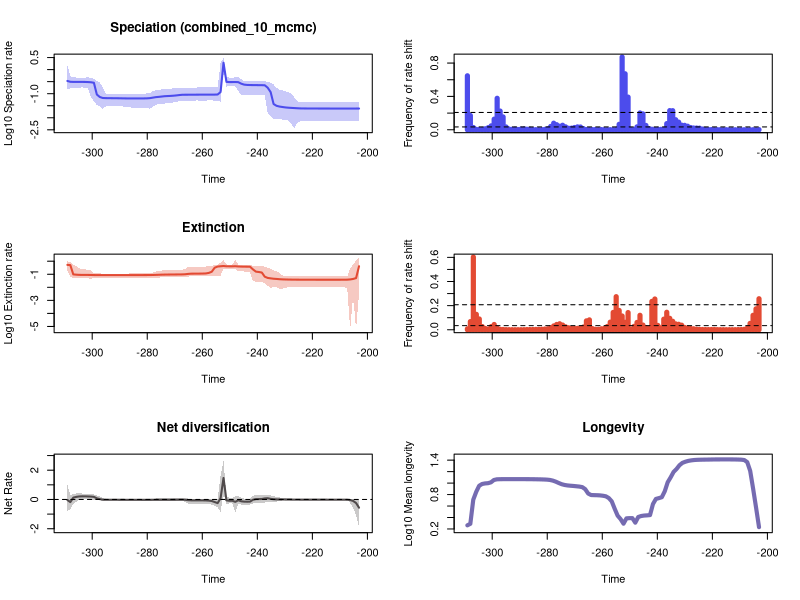

This chart was generated by the following R code:


pdf(file='C:/Users/SimoesLabAdmin/Documents/BDNN_Arielli/temnospondyli/pyrate_mcmc_logs/Log_RTT_plots.pdf',width=10, height=15)
par(mfrow=c(3,2))
library(scales)

time=c(-203.049067095, -204.11947328500003,-205.189879475,-206.26028566500003,-207.330691855,-208.40109804500003,-209.471504235,-210.54191042500003,-211.612316615,-212.68272280500003,-213.753128995,-214.82353518500003,-215.893941375,-216.96434756500003,-218.034753755,-219.10515994500003,-220.175566135,-221.24597232500003,-222.316378515,-223.38678470500003,-224.457190895,-225.52759708500002,-226.598003275,-227.66840946500002,-228.738815655,-229.80922184500002,-230.879628035,-231.95003422500002,-233.020440415,-234.09084660500002,-235.161252795,-236.23165898500002,-237.302065175,-238.37247136500002,-239.442877555,-240.51328374500002,-241.583689935,-242.65409612500002,-243.724502315,-244.79490850500002,-245.865314695,-246.93572088500002,-248.006127075,-249.07653326500002,-250.146939455,-251.21734564500002,-252.287751835,-253.35815802500002,-254.428564215,-255.49897040500002,-256.56937659500005,-257.639782785,-258.710188975,-259.780595165,-260.85100135500005,-261.921407545,-262.991813735,-264.062219925,-265.13262611500005,-266.203032305,-267.273438495,-268.343844685,-269.41425087500005,-270.484657065,-271.555063255,-272.625469445,-273.69587563500005,-274.766281825,-275.836688015,-276.907094205,-277.97750039500005,-279.047906585,-280.118312775,-281.188718965,-282.25912515500005,-283.329531345,-284.399937535,-285.470343725,-286.54074991500005,-287.611156105,-288.681562295,-289.751968485,-290.82237467500005,-291.892780865,-292.963187055,-294.033593245,-295.10399943500005,-296.174405625,-297.244811815,-298.315218005,-299.38562419500005,-300.456030385,-301.526436575,-302.596842765,-303.66724895500005,-304.737655145,-305.808061335,-306.878467525,-307.94887371500005,-309.019279905)
rate=c(0.02418712352950747, 0.02416526015265455,0.024158825108776434,0.024158825108776434,0.02415943995885243,0.0241599154402284,0.024159922373254684,0.024160971087713465,0.02416236273161705,0.024163714802773045,0.024165816998243696,0.024173497563970234,0.02418448748147939,0.024199443897796935,0.024211857151744964,0.02422827609694233,0.02424560645142779,0.024282100451159822,0.02432976154912806,0.024387237971664755,0.02452197733084148,0.024848273913091398,0.025303301399661554,0.025725043124976053,0.02619488091959979,0.02690725722673236,0.027983939263885593,0.029221776292478897,0.031386490611770956,0.03724827476612283,0.11624186748875011,0.17702605527303567,0.22349402542492935,0.22550980705800633,0.22600367293589596,0.22721065083005776,0.22762948651966938,0.22859155080988958,0.23094826407749686,0.23770956712983177,0.26072850989505825,0.3011449612107728,0.30510208105407954,0.30398817136319656,0.3039011579877309,0.30852988976270435,1.9264791944227753,0.11697652558664029,0.09246013352731378,0.09156141920772223,0.0914877028632062,0.09143063822501961,0.09142032997410687,0.0913484784923054,0.09120387812715022,0.09105978575314642,0.09085437827543252,0.09062845471960561,0.09056019635412922,0.09047010428520244,0.09020306051797039,0.08779802848773818,0.08476313732432102,0.08245766929734483,0.08091820187770012,0.07976662470257326,0.07858898417196458,0.07607171190433043,0.07372897060372212,0.07182979979080636,0.06848874574843372,0.06534943057909172,0.0640385897081617,0.06366670837916114,0.06354049504923479,0.06347583900377572,0.06344930300223862,0.06344930300223862,0.06349439596345435,0.06365743243227648,0.0638893207610183,0.06434530059821152,0.06460130228545075,0.06473222155492217,0.06498374370406705,0.0651566422906682,0.06543371631401235,0.06633425012641525,0.0729069480926264,0.0924337484396473,0.2842409308746611,0.2981120705283432,0.3037499181389608,0.3073290175291431,0.30847304047137625,0.3085448786818368,0.3086451889975679,0.30876811221883504,0.31189493371347055,0.33793115357445447)
minHPD=c(0.007531274290502142, 0.00753622990671462,0.007649910678998141,0.007567477482754343,0.007568870325054388,0.0075935331977245646,0.007599723887775216,0.007611786846115032,0.007531274290502142,0.007611786846115032,0.007610937465487986,0.007608722545017287,0.0075935331977245646,0.007568870325054388,0.00767755770345168,0.0076189430546379,0.007681191215750186,0.007676875502820546,0.0075631481154083855,0.0075653132366769685,0.00720922649374376,0.006129948152560766,0.003528637487108255,0.005909860015400134,0.00767755770345168,0.007933049017420866,0.008410720735350107,0.00877539142524024,0.00877539142524024,0.008884647015435133,0.011775100905627897,0.015534377258507934,0.08393562410128472,0.08676927190467426,0.08644869312330057,0.08737086855272184,0.08746471071220037,0.08737086855272184,0.08737086855272184,0.08662979920683504,0.09034472932102998,0.1308498410832844,0.20431470543398103,0.20592729753752023,0.20652639546388651,0.1959408564281656,1.0330355184337525,0.045767771168885765,0.050999987743032334,0.05168786169570942,0.05242496715759512,0.05259312456971181,0.05168786169570942,0.051818726264590866,0.05177390067750504,0.05242496715759512,0.051818726264590866,0.05173273493858286,0.05177390067750504,0.05153388033731122,0.05073098643268271,0.0487631720204029,0.04574130679718441,0.04314049643763425,0.04236802517001539,0.04040501526828131,0.03917574169163644,0.03774945929963532,0.0361198889861233,0.03486582005145578,0.028843370990684177,0.024081358420064848,0.024796662644830134,0.025448179697492593,0.02545710383444905,0.02568785653378891,0.02576060163002052,0.026061255316347086,0.027431269756419668,0.027876365593263272,0.029013078658278887,0.03034498080028249,0.031011852646028373,0.030931816626894013,0.031008948438542846,0.030431973216047195,0.02955243941549357,0.022952209044503652,0.030118343362656244,0.03334455065073734,0.04778432224494453,0.07170186587659277,0.1728194656400393,0.1784055917637081,0.18154360207118475,0.17964085602248894,0.17964085602248894,0.17880128655168084,0.16369982109381306,0.16358686547452764)
maxHPD=c(0.04354837535958902, 0.043320489844819496,0.043320489844819496,0.04319850121638267,0.04317903435004532,0.043185160392153386,0.04318132684299908,0.04317903435004532,0.043093514308327203,0.04317903435004532,0.04317903435004532,0.04318132684299908,0.043185160392153386,0.043176240195019644,0.043320489844819496,0.043324995614562906,0.043502893655917446,0.04372179388053163,0.04384514665740728,0.044290896115968,0.04522201552124802,0.04804725824948675,0.07139157257950533,0.09997895953388165,0.11326684484686322,0.12557741394578045,0.1380843130108084,0.14899127776667825,0.17285064214162696,0.24014667443022514,0.2854289250008776,0.3111408687567717,0.3350939741534418,0.330907498737883,0.3292700386070069,0.32861342892822465,0.32861342892822465,0.32892951247820934,0.33112158344904025,0.3415809833162391,0.3972025568018397,0.5044439570982041,0.47599468648264565,0.46511693670603915,0.4652532401866321,0.49966503770517506,3.0241912878913793,1.9002306863483356,0.19295965650523578,0.18270004696486522,0.18274129881169812,0.18251591147339274,0.18144577477629897,0.18126511227531591,0.18067398071667637,0.1808391730265163,0.1796691495305325,0.1790488696206697,0.1790488696206697,0.1791109432148444,0.1790488696206697,0.1763112855366342,0.17112945846795968,0.16553823915919094,0.16321437229038063,0.16026675880293625,0.1578170320570442,0.151084442538062,0.14301220736762094,0.137230120541602,0.12531809883997214,0.10824890720148485,0.10228341678541099,0.10109809586593688,0.10028661538705617,0.10029705305552772,0.10025649123403811,0.10028661538705617,0.10046818039263875,0.09881113018167997,0.09809728255555432,0.09727302933061259,0.09723730325736085,0.09726517453128557,0.09763382509496103,0.09809179624975817,0.10022956997160196,0.17862097983964617,0.30074296601444567,0.3432609950509072,0.42131962680414115,0.4366755666484208,0.4885427280102973,0.46479462829643625,0.4659208194420687,0.4657478429299226,0.46943139082128194,0.47378300739504847,0.5264527671892592,1.528683726773804)
remove_na = !is.na(rate)
time = time[remove_na]
plot(time,time,type = 'n', ylim = c(-2.498150446945776, 0.5220019431012375), xlim = c(-309.554483,-202.513864), ylab = 'Log10 Speciation rate', xlab = 'Time',main='Speciation (combined_10_mcmc)' )
polygon(c(time, rev(time)), c(log10(maxHPD[remove_na]), rev(log10(minHPD[remove_na]))), col = alpha('#4c4cec',0.3), border = NA)
lines(time,log10(rate[remove_na]), col = '#4c4cec', lwd=2)
mids=c(-203.0544731868687, -204.13569156060606,-205.21690993434345,-206.2981283080808,-207.3793466818182,-208.46056505555555,-209.54178342929293,-210.62300180303032,-211.70422017676768,-212.78543855050506,-213.86665692424242,-214.9478752979798,-216.02909367171716,-217.11031204545455,-218.19153041919193,-219.2727487929293,-220.35396716666668,-221.43518554040404,-222.51640391414142,-223.5976222878788,-224.67884066161616,-225.76005903535355,-226.8412774090909,-227.9224957828283,-229.00371415656568,-230.08493253030304,-231.16615090404042,-232.24736927777778,-233.32858765151516,-234.40980602525252,-235.4910243989899,-236.57224277272726,-237.65346114646465,-238.73467952020204,-239.8158978939394,-240.89711626767678,-241.97833464141414,-243.05955301515152,-244.1407713888889,-245.22198976262627,-246.30320813636365,-247.384426510101,-248.4656448838384,-249.54686325757578,-250.62808163131314,-251.7093000050505,-252.79051837878788,-253.87173675252527,-254.95295512626262,-256.03417350000007,-257.1153918737374,-258.1966102474747,-259.27782862121217,-260.3590469949495,-261.4402653686868,-262.52148374242427,-263.6027021161616,-264.68392048989904,-265.76513886363637,-266.8463572373737,-267.92757561111114,-269.00879398484847,-270.0900123585859,-271.17123073232324,-272.25244910606057,-273.333667479798,-274.41488585353534,-275.4961042272728,-276.5773226010101,-277.65854097474744,-278.7397593484849,-279.8209777222222,-280.90219609595965,-281.983414469697,-283.0646328434343,-284.14585121717175,-285.2270695909091,-286.3082879646465,-287.38950633838385,-288.4707247121212,-289.5519430858586,-290.63316145959595,-291.7143798333334,-292.7955982070707,-293.87681658080805,-294.9580349545455,-296.0392533282828,-297.12047170202027,-298.2016900757576,-299.2829084494949,-300.36412682323237,-301.4453451969697,-302.52656357070714,-303.60778194444447,-304.6890003181818,-305.77021869191924,-306.85143706565657,-307.9326554393939,-309.01387381313134)
counts=c(0.001550561797752809, 0.0009662921348314607,0.0005393258426966292,0.00044943820224719103,0.00047191011235955056,0.0002584269662921348,0.00023595505617977528,0.0002696629213483146,0.00021348314606741572,0.00041573033707865167,0.0004606741573033708,0.0006179775280898876,0.0009887640449438202,0.0010112359550561798,0.0011685393258426967,0.0014157303370786517,0.002303370786516854,0.00250561797752809,0.0035393258426966293,0.008224719101123596,0.019112359550561796,0.020617977528089887,0.021280898876404494,0.027157303370786517,0.042853932584269665,0.05302247191011236,0.05543820224719101,0.09149438202247191,0.12021348314606742,0.22886516853932584,0.2297191011235955,0.07376404494382023,0.004887640449438202,0.005044943820224719,0.004887640449438202,0.003056179775280899,0.0063370786516853935,0.014662921348314607,0.05203370786516854,0.18965168539325844,0.20152808988764045,0.034764044943820224,0.004022471910112359,0.003764044943820225,0.39164044943820225,0.6713932584269663,0.8722359550561798,0.06555056179775282,0.00451685393258427,0.0016067415730337078,0.0014831460674157304,0.001101123595505618,0.0017303370786516854,0.0024719101123595504,0.002044943820224719,0.002966292134831461,0.0022247191011235956,0.002112359550561798,0.002764044943820225,0.01357303370786517,0.033134831460674155,0.03451685393258427,0.027089887640449437,0.01955056179775281,0.018348314606741575,0.03506741573033708,0.0540561797752809,0.042853932584269665,0.0608314606741573,0.07877528089887641,0.03995505617977528,0.011191011235955057,0.00447191011235955,0.0020674157303370785,0.0011573033707865169,0.0011123595505617978,0.0026292134831460675,0.005786516853932585,0.006561797752808989,0.010606741573033708,0.008719101123595505,0.0032808988764044945,0.00698876404494382,0.005123595505617978,0.00903370786516854,0.033651685393258426,0.15407865168539325,0.22432584269662922,0.37747191011235953,0.1272247191011236,0.04706741573033708,0.025348314606741574,0.01196629213483146,0.004685393258426966,0.003797752808988764,0.004808988764044944,0.027112359550561797,0.17084269662921348,0.6472584269662921)
plot(mids,counts,type = 'h', xlim = c(-309.554483,-202.513864), ylim=c(0,0.8722359550561798), ylab = 'Frequency of rate shift', xlab = 'Time',lwd=5,col='#4c4cec')
bf2 = 0.034236664179175785
bf6 = 0.20757227865309927
abline(h=bf2, lty=2)
abline(h=bf6, lty=2)

time=c(-203.049067095, -204.11947328500003,-205.189879475,-206.26028566500003,-207.330691855,-208.40109804500003,-209.471504235,-210.54191042500003,-211.612316615,-212.68272280500003,-213.753128995,-214.82353518500003,-215.893941375,-216.96434756500003,-218.034753755,-219.10515994500003,-220.175566135,-221.24597232500003,-222.316378515,-223.38678470500003,-224.457190895,-225.52759708500002,-226.598003275,-227.66840946500002,-228.738815655,-229.80922184500002,-230.879628035,-231.95003422500002,-233.020440415,-234.09084660500002,-235.161252795,-236.23165898500002,-237.302065175,-238.37247136500002,-239.442877555,-240.51328374500002,-241.583689935,-242.65409612500002,-243.724502315,-244.79490850500002,-245.865314695,-246.93572088500002,-248.006127075,-249.07653326500002,-250.146939455,-251.21734564500002,-252.287751835,-253.35815802500002,-254.428564215,-255.49897040500002,-256.56937659500005,-257.639782785,-258.710188975,-259.780595165,-260.85100135500005,-261.921407545,-262.991813735,-264.062219925,-265.13262611500005,-266.203032305,-267.273438495,-268.343844685,-269.41425087500005,-270.484657065,-271.555063255,-272.625469445,-273.69587563500005,-274.766281825,-275.836688015,-276.907094205,-277.97750039500005,-279.047906585,-280.118312775,-281.188718965,-282.25912515500005,-283.329531345,-284.399937535,-285.470343725,-286.54074991500005,-287.611156105,-288.681562295,-289.751968485,-290.82237467500005,-291.892780865,-292.963187055,-294.033593245,-295.10399943500005,-296.174405625,-297.244811815,-298.315218005,-299.38562419500005,-300.456030385,-301.526436575,-302.596842765,-303.66724895500005,-304.737655145,-305.808061335,-306.878467525,-307.94887371500005,-309.019279905)
rate=c(0.4130314146352023, 0.051015764410797734,0.04378287096112472,0.04019509796288638,0.03856850978911769,0.038228648971374964,0.03816546537937909,0.03813903971273122,0.03811903114312526,0.03810586767506108,0.038101866416856936,0.038102478839768424,0.03810586767506108,0.03811607779270446,0.038137777187102886,0.03816021100819254,0.03820883340235487,0.0382918764228614,0.03832626500814389,0.03837303074592044,0.038446111331607594,0.0385599965428783,0.038700114371874046,0.03896644237902143,0.039346982455753514,0.03989204341652407,0.04055205171920674,0.04188986054025788,0.04385110463965587,0.045450184412539354,0.048633994953126966,0.05242818645758376,0.06515276815680826,0.1359066104178435,0.14871479741747773,0.1591566382961101,0.23580843851089847,0.3797432382228385,0.3818809591785406,0.38376830776282234,0.38789770830072035,0.39641423701250345,0.41309135071665554,0.4057304528062148,0.4058017954116231,0.40721565335982646,0.42934076372266594,0.41028248777683274,0.3911921332016697,0.31748101607987245,0.15547256933909454,0.12691952102221551,0.11555013378455205,0.11350646690834712,0.11234685351093987,0.11174835538905911,0.11142331757375938,0.11085987103344361,0.10674423359057167,0.10003080669013095,0.09769863461815678,0.09702328933706246,0.09651765905920567,0.09603542672692414,0.09561816859483319,0.09512501747608797,0.09439239595577381,0.09328131730658662,0.09155646384974052,0.08974525696803241,0.08833611486671605,0.08740840671122742,0.08695406912587861,0.08670315021601521,0.08652797225547787,0.08642262039396771,0.08631331164383954,0.08623560840112904,0.0861677473414658,0.086105686061384,0.08606722870819386,0.08605208761954321,0.08603949776404524,0.08603507121327131,0.08603904646216362,0.08604422861936314,0.08605306768046941,0.08607732886190611,0.0861542834947572,0.08628548405642131,0.08685410752554637,0.08845786460721076,0.08906585079891344,0.08918283200248335,0.0894624726910338,0.09018067551901887,0.09293299500269137,0.09808778156469619,0.5031761103134161,0.5243255149854191)
minHPD=c(0.0029981636438845554, 6.184892426516235e-06,0.002159094752672523,6.184892426516235e-06,0.009111524127604579,0.009957630854288033,0.01092943508589366,0.01092943508589366,0.011051197658184074,0.01092943508589366,0.011035599449806949,0.011051975477775177,0.011080643914757281,0.0110853981644967,0.011087255333831845,0.011035599449806949,0.011076432014019682,0.011072543840926003,0.011059814728801154,0.011044993184485036,0.0110853981644967,0.011051197658184074,0.011097822329980633,0.010485892818468377,0.010314177905774375,0.009235326143916148,0.007706695371059864,0.007663556725564933,0.009758267320137086,0.010077983957248144,0.009128383430344694,0.012891124999270472,0.020922071778256262,0.02519612263995899,0.0265425319205037,0.027467799450976802,0.02857539625086351,0.1483266001990327,0.15531933290345132,0.16362311435711024,0.1673723676173281,0.1731903047630816,0.24919959154229493,0.27614393132088605,0.27614393132088605,0.2750336374527667,0.2666113609253544,0.07910577001631075,0.0775995950065893,0.07345585010230855,0.07211776066664508,0.07026576441563144,0.07034240295089232,0.07016435500638774,0.0700995479515686,0.07034011583684947,0.07026576441563144,0.06934812701216438,0.06618264976037125,0.05945036237733298,0.062355144246523914,0.062417117012657355,0.062403729372750474,0.06180161659550168,0.06231841502954851,0.061137418768980635,0.06118931711304754,0.0581196575011675,0.05545603711224187,0.05109764103880086,0.04899835429595621,0.050990969480381176,0.05297994343468534,0.05320306462965874,0.05448248477132658,0.05481951137916173,0.0555282851320574,0.05545603711224187,0.05551188367122914,0.05551188367122914,0.0555336965783079,0.05551188367122914,0.05551278959853054,0.05552461308849902,0.05560174078693684,0.05559457677712725,0.05559457677712725,0.05552461308849902,0.05552461308849902,0.05549046413368662,0.05259069563211943,0.046001965119303365,0.04849670895210948,0.04986913508978784,0.049662866374372304,0.049812192225909734,0.0506115300909486,0.05057835393149616,0.06531674710016036,0.17194322542077828)
maxHPD=c(1.9043110300383437, 1.0876755309113346,0.5826726748571851,0.27031371897838585,0.07108875687456286,0.0682680692604187,0.0685582354323586,0.06825311490669245,0.06817496998954305,0.06790844555367334,0.06793345967269344,0.06791234684669646,0.06791234684669646,0.06791234684669646,0.06790420442972758,0.0678140543962487,0.06779477554565912,0.06779477554565912,0.06783406082935609,0.06791171133704568,0.06812334336431226,0.06843319128195008,0.06905443465935632,0.06964130721000375,0.07136182489783158,0.07439233262673711,0.08196865229720325,0.12688206607774266,0.16910167057151881,0.19598190382504946,0.26452138191827373,0.3198829258071758,0.3838455200117149,0.41120245825683344,0.41476915100885714,0.41895112515102617,0.4447069659099905,0.5052473033515864,0.5048469938915596,0.5109781208448838,0.5150819005174138,0.5380653077956598,1.3218494329931583,0.5496570435173754,0.5493586821607914,0.5628547215234935,1.1478053352966848,0.745783345070285,0.5621157576157871,0.49338058471802143,0.4373298267289903,0.4080014331477894,0.39222473320144013,0.3868045721857568,0.3831650348550487,0.38231984080995784,0.3817543641234693,0.3801976353425681,0.3658888887311163,0.2655957366373177,0.21998895194183615,0.2140286703009947,0.2113150389092639,0.20860649692859481,0.2079119981734033,0.20508688408099685,0.2026867115459717,0.19400032951296842,0.18127782932004985,0.1589912096605309,0.13424560326372798,0.11943330637359244,0.11701811588520236,0.11545775160845642,0.11537305304087614,0.11507369072978178,0.11518028115706784,0.11475533817010773,0.11455869083150248,0.11436357877886624,0.1143506469396821,0.11430002426184427,0.11428658888247434,0.11428590745301193,0.1143506469396821,0.11436357877886624,0.11436191800620027,0.11436357877886624,0.11468217559167274,0.115215708161325,0.11620177381159257,0.19713728184016713,0.22766673826753814,0.2351495025774724,0.2494422643900455,0.287951353554717,0.4354021496385959,0.5556867456352106,0.8996063365860086,0.9568602996300126)
remove_na = !is.na(rate)
time = time[remove_na]
plot(time,time,type = 'n', ylim = c(-5.2544253401891785, 0.3211305680709665), xlim = c(-309.554483,-202.513864), ylab = 'Log10 Extinction rate', xlab = 'Time',main='Extinction' )
polygon(c(time, rev(time)), c(log10(maxHPD[remove_na]), rev(log10(minHPD[remove_na]))), col = alpha('#e34a33',0.3), border = NA)
lines(time,log10(rate[remove_na]), col = '#e34a33', lwd=2)
mids=c(-203.0544731868687, -204.13569156060606,-205.21690993434345,-206.2981283080808,-207.3793466818182,-208.46056505555555,-209.54178342929293,-210.62300180303032,-211.70422017676768,-212.78543855050506,-213.86665692424242,-214.9478752979798,-216.02909367171716,-217.11031204545455,-218.19153041919193,-219.2727487929293,-220.35396716666668,-221.43518554040404,-222.51640391414142,-223.5976222878788,-224.67884066161616,-225.76005903535355,-226.8412774090909,-227.9224957828283,-229.00371415656568,-230.08493253030304,-231.16615090404042,-232.24736927777778,-233.32858765151516,-234.40980602525252,-235.4910243989899,-236.57224277272726,-237.65346114646465,-238.73467952020204,-239.8158978939394,-240.89711626767678,-241.97833464141414,-243.05955301515152,-244.1407713888889,-245.22198976262627,-246.30320813636365,-247.384426510101,-248.4656448838384,-249.54686325757578,-250.62808163131314,-251.7093000050505,-252.79051837878788,-253.87173675252527,-254.95295512626262,-256.03417350000007,-257.1153918737374,-258.1966102474747,-259.27782862121217,-260.3590469949495,-261.4402653686868,-262.52148374242427,-263.6027021161616,-264.68392048989904,-265.76513886363637,-266.8463572373737,-267.92757561111114,-269.00879398484847,-270.0900123585859,-271.17123073232324,-272.25244910606057,-273.333667479798,-274.41488585353534,-275.4961042272728,-276.5773226010101,-277.65854097474744,-278.7397593484849,-279.8209777222222,-280.90219609595965,-281.983414469697,-283.0646328434343,-284.14585121717175,-285.2270695909091,-286.3082879646465,-287.38950633838385,-288.4707247121212,-289.5519430858586,-290.63316145959595,-291.7143798333334,-292.7955982070707,-293.87681658080805,-294.9580349545455,-296.0392533282828,-297.12047170202027,-298.2016900757576,-299.2829084494949,-300.36412682323237,-301.4453451969697,-302.52656357070714,-303.60778194444447,-304.6890003181818,-305.77021869191924,-306.85143706565657,-307.9326554393939,-309.01387381313134)
counts=c(0.2570674157303371, 0.17348314606741572,0.1197752808988764,0.052764044943820226,0.01301123595505618,0.00350561797752809,0.0017865168539325843,0.00149438202247191,0.0009213483146067416,0.0007415730337078652,0.0006067415730337079,0.0006629213483146068,0.0006853932584269663,0.0008539325842696629,0.0011348314606741572,0.0022696629213483145,0.0021573033707865167,0.0014382022471910113,0.0017865168539325843,0.002258426966292135,0.003112359550561798,0.004797752808988764,0.00798876404494382,0.010674157303370787,0.014224719101123596,0.019224719101123597,0.03807865168539326,0.045539325842696626,0.048741573033707866,0.07024719101123596,0.0948876404494382,0.145,0.08789887640449438,0.016213483146067416,0.0361123595505618,0.25502247191011235,0.23504494382022473,0.012258426966292134,0.017370786516853934,0.0389438202247191,0.11991011235955056,0.06079775280898876,0.028247191011235954,0.0039101123595505615,0.14259550561797754,0.06219101123595506,0.11421348314606741,0.1603370786516854,0.2742022471910112,0.14391011235955056,0.06312359550561798,0.027112359550561797,0.011067415730337078,0.008134831460674157,0.00401123595505618,0.004426966292134831,0.009741573033707865,0.08197752808988765,0.0738314606741573,0.023157303370786517,0.012752808988764045,0.011808988764044943,0.011168539325842696,0.011325842696629214,0.01656179775280899,0.024415730337078653,0.039269662921348314,0.04978651685393259,0.04396629213483146,0.031696629213483145,0.016853932584269662,0.008056179775280899,0.006146067415730337,0.004179775280898876,0.0034719101123595504,0.003089887640449438,0.0023932584269662923,0.0018651685393258426,0.001898876404494382,0.0009101123595505618,0.0006853932584269663,0.000550561797752809,0.00047191011235955056,0.0007078651685393258,0.0007303370786516854,0.0010112359550561798,0.002460674157303371,0.004022471910112359,0.014303370786516854,0.043808988764044945,0.026213483146067414,0.0057752808988764046,0.010943820224719101,0.026674157303370787,0.08947191011235955,0.12779775280898875,0.6028426966292135,0.06769662921348314,0.007707865168539326)
plot(mids,counts,type = 'h', xlim = c(-309.554483,-202.513864), ylim=c(0,0.6028426966292135), ylab = 'Frequency of rate shift', xlab = 'Time',lwd=5,col='#e34a33')
abline(h=bf2, lty=2)
abline(h=bf6, lty=2)
#Net Diversification Rate
time=c(-203.049067095, -204.11947328500003,-205.189879475,-206.26028566500003,-207.330691855,-208.40109804500003,-209.471504235,-210.54191042500003,-211.612316615,-212.68272280500003,-213.753128995,-214.82353518500003,-215.893941375,-216.96434756500003,-218.034753755,-219.10515994500003,-220.175566135,-221.24597232500003,-222.316378515,-223.38678470500003,-224.457190895,-225.52759708500002,-226.598003275,-227.66840946500002,-228.738815655,-229.80922184500002,-230.879628035,-231.95003422500002,-233.020440415,-234.09084660500002,-235.161252795,-236.23165898500002,-237.302065175,-238.37247136500002,-239.442877555,-240.51328374500002,-241.583689935,-242.65409612500002,-243.724502315,-244.79490850500002,-245.865314695,-246.93572088500002,-248.006127075,-249.07653326500002,-250.146939455,-251.21734564500002,-252.287751835,-253.35815802500002,-254.428564215,-255.49897040500002,-256.56937659500005,-257.639782785,-258.710188975,-259.780595165,-260.85100135500005,-261.921407545,-262.991813735,-264.062219925,-265.13262611500005,-266.203032305,-267.273438495,-268.343844685,-269.41425087500005,-270.484657065,-271.555063255,-272.625469445,-273.69587563500005,-274.766281825,-275.836688015,-276.907094205,-277.97750039500005,-279.047906585,-280.118312775,-281.188718965,-282.25912515500005,-283.329531345,-284.399937535,-285.470343725,-286.54074991500005,-287.611156105,-288.681562295,-289.751968485,-290.82237467500005,-291.892780865,-292.963187055,-294.033593245,-295.10399943500005,-296.174405625,-297.244811815,-298.315218005,-299.38562419500005,-300.456030385,-301.526436575,-302.596842765,-303.66724895500005,-304.737655145,-305.808061335,-306.878467525,-307.94887371500005,-309.019279905)
net_rate=c(-0.5609629032404865, -0.24318576335205772,-0.10073729537755335,-0.03634136418336248,-0.018176487894685026,-0.014705777141677652,-0.014117730101008986,-0.013920814158152914,-0.01380720395513796,-0.013734882365648505,-0.013692826678096069,-0.013673230988352138,-0.013659718769089241,-0.013643215727450054,-0.013631372568526959,-0.013612979802691954,-0.013616491443576522,-0.013600760852366604,-0.013483119170800487,-0.013319917189362927,-0.012850419648943382,-0.011524296331125802,-0.009685043126247695,-0.00820286287058657,-0.006635370234931697,-0.004005551996254554,-0.00020393532092685088,0.0018680673181838692,0.005031542538947415,0.018199373232478153,0.04161843207107558,0.08410718769078923,0.07136869274389508,0.03526362678317655,0.029133938454069634,0.02417978849850956,-0.018361173612375353,-0.14749396343595775,-0.14964998821786488,-0.146510977070638,-0.12320946806169751,-0.05356198705234775,-0.16232384921943116,-0.08885992154387069,-0.0890398999273968,-0.06180058347509843,1.468413641277199,0.08219732627193223,-0.24834794201788368,-0.1748147473801095,-0.10328105223279396,-0.07763473573088102,-0.06545746701628256,-0.06170597348440511,-0.05948919332590297,-0.058664961169979435,-0.05840770339838641,-0.057888189397984485,-0.04852416486223214,-0.023963014741327105,-0.013786695752188605,-0.014125670105680237,-0.016373761958315785,-0.018151730170672935,-0.019224289172436734,-0.019524181547465665,-0.019203429256224227,-0.0200809423881323,-0.019286344222644376,-0.01749152715504706,-0.01994583103625293,-0.02338373654353351,-0.024413527500299455,-0.02439669291240666,-0.024213552070294093,-0.024046636948705888,-0.023855176476582206,-0.023695558110297246,-0.02344537178988926,-0.02301251859487697,-0.022534801352745167,-0.021690140129678234,-0.02116389550788343,-0.02088845887815745,-0.020276358708678253,-0.01964035565301384,-0.018179020129492678,-0.01132286805440534,0.025513339835123747,0.07720427536620769,0.1791846732360661,0.19820568024833574,0.20679164628329336,0.21395612258173155,0.21440849356470737,0.20688463446526115,0.17662001763208157,0.12490820639511681,-0.17759876923353024,-0.03381524086096408)
net_minHPD=c(-1.8818046220363187, -1.0673116623645296,-0.5634511506869334,-0.2517703904956368,-0.05067000567173807,-0.04764815553809995,-0.047676926951191884,-0.046594263521239576,-0.046504026402709175,-0.04634524793589088,-0.04626380129155584,-0.04630147545344236,-0.04626380129155584,-0.04626380129155584,-0.04630147545344236,-0.04646743526568907,-0.04659283871819911,-0.04687811897165017,-0.047389040298495486,-0.04817744029308231,-0.050352959530707585,-0.05410780668350986,-0.06580249966388159,-0.05724101766804496,-0.0572904281050636,-0.057169303970091144,-0.060868161328597535,-0.10029874955421339,-0.14800603641204213,-0.1394334882842106,-0.16631142932741208,-0.1722340824140166,-0.20640712722299673,-0.21684922126858772,-0.21844430563038056,-0.2252107001110523,-0.26524708647632633,-0.3494923540674771,-0.3460623621175132,-0.3506393934343154,-0.34535979649040605,-0.32001099510810305,-0.8829376190793021,-0.2675682689353751,-0.2675456044040333,-0.3162591848748595,0.42498129889447256,-0.8380386468122706,-0.5374565979192821,-0.41912308653178654,-0.35191047268784104,-0.3200999318983351,-0.3025410761471953,-0.2938670042614443,-0.29022542766290743,-0.2898599513510083,-0.29024473444265225,-0.2898599513510083,-0.27292944666269126,-0.15657363495561993,-0.11367447805356054,-0.1142200247593694,-0.11436603224952503,-0.12064771594267815,-0.1216343711365741,-0.12164337076067817,-0.12136658421014454,-0.12777726303375017,-0.1177407037076712,-0.09458486556675104,-0.08243487719224937,-0.07867765773416172,-0.07216829082119436,-0.0719289837028095,-0.06955316621986707,-0.06843000249440832,-0.06764018515124573,-0.06719811457635673,-0.06724147890245669,-0.06614640800163751,-0.06461760722995465,-0.06386579505180623,-0.06391104179976635,-0.06385840801601952,-0.06386280970564442,-0.06386579505180623,-0.06666079832069163,-0.07880617063577453,-0.06527035616914728,-0.05846596506892196,-0.038149632925157634,-0.02599808628546707,-0.01382765243842285,0.03879472892484903,0.030937446142514646,-0.01821478597521975,-0.17167266655157348,-0.3048653359715505,-0.6773060167342446,-0.767278387395649)
net_maxHPD=c(0.034154881639850795, 0.03561751538633587,0.03463732213530891,0.03572044001348852,0.02141677985207269,0.01965483499766666,0.018829633761082452,0.019564908800210532,0.01939503317906833,0.0193887499416375,0.019360114087386297,0.019297187028698155,0.019321023156807348,0.019368668606225665,0.01938816394593229,0.019314184483354625,0.019321023156807348,0.0193640786431291,0.0193887499416375,0.019527101174262415,0.019867543479806248,0.023928997519179963,0.04171507723133079,0.07618286811336794,0.08892365864298331,0.10474226558536595,0.12376399425264069,0.13962047981165188,0.15308661596633735,0.23883891625407858,0.2780443303544262,0.29870494825532456,0.2885861376088448,0.27637558268025986,0.2759027329187939,0.2752238037278585,0.27024767219479445,0.061925523376671454,0.05512868063483117,0.05655527058508472,0.11296620723597675,0.24009394405413556,0.20652072578976355,0.12021299832935067,0.11922329340333743,0.17255723825540403,2.636872130895943,1.6606990791706862,0.055418525354517176,0.0452578574602714,0.055049614671057165,0.05650547437266237,0.05733965013111314,0.06032797000856191,0.06094622179601432,0.0605354370122715,0.06046889644854479,0.06122130056482922,0.06762051217411884,0.09266993799558805,0.08795774858946888,0.08087319766726205,0.07919768536093058,0.07441512016495908,0.07441512016495908,0.07441512016495908,0.07443784198662688,0.07120798212067547,0.07081450106157641,0.0679458595521928,0.05261083809339147,0.026965590737829864,0.020839520833921113,0.01719268938229218,0.017188170655527357,0.017260303768082755,0.017136664977149885,0.016990625761050163,0.01618430106138119,0.01620908647939863,0.016990625761050163,0.017196086333553545,0.017305571769474823,0.0180000258197425,0.019091993128962426,0.02093784523579076,0.022606043801451224,0.09065808638393268,0.2170411620598199,0.2634356338808605,0.3428035026184158,0.35066543406257317,0.36100089995099416,0.3988364369721715,0.40731905193300755,0.41510170591147094,0.4081705229080055,0.4021122257116708,0.29615818713418113,1.0131508860008667)
remove_na = !is.na(net_rate)
time = time[remove_na]
plot(time,time,type = 'n', ylim = c(-2.0699850842399505, 2.9005593439855373), xlim = c(-309.554483,-202.513864), ylab = 'Net Rate', xlab = 'Time',lwd=2, main='Net diversification', col= '#504A4B' )
polygon(c(time, rev(time)), c(net_maxHPD[remove_na], rev(net_minHPD[remove_na])), col = alpha('#504A4B',0.3), border = NA)
lines(time,net_rate[remove_na], col = '#504A4B', lwd=2)
abline(h=0,lty=2)


time=c(-203.049067095, -204.11947328500003,-205.189879475,-206.26028566500003,-207.330691855,-208.40109804500003,-209.471504235,-210.54191042500003,-211.612316615,-212.68272280500003,-213.753128995,-214.82353518500003,-215.893941375,-216.96434756500003,-218.034753755,-219.10515994500003,-220.175566135,-221.24597232500003,-222.316378515,-223.38678470500003,-224.457190895,-225.52759708500002,-226.598003275,-227.66840946500002,-228.738815655,-229.80922184500002,-230.879628035,-231.95003422500002,-233.020440415,-234.09084660500002,-235.161252795,-236.23165898500002,-237.302065175,-238.37247136500002,-239.442877555,-240.51328374500002,-241.583689935,-242.65409612500002,-243.724502315,-244.79490850500002,-245.865314695,-246.93572088500002,-248.006127075,-249.07653326500002,-250.146939455,-251.21734564500002,-252.287751835,-253.35815802500002,-254.428564215,-255.49897040500002,-256.56937659500005,-257.639782785,-258.710188975,-259.780595165,-260.85100135500005,-261.921407545,-262.991813735,-264.062219925,-265.13262611500005,-266.203032305,-267.273438495,-268.343844685,-269.41425087500005,-270.484657065,-271.555063255,-272.625469445,-273.69587563500005,-274.766281825,-275.836688015,-276.907094205,-277.97750039500005,-279.047906585,-280.118312775,-281.188718965,-282.25912515500005,-283.329531345,-284.399937535,-285.470343725,-286.54074991500005,-287.611156105,-288.681562295,-289.751968485,-290.82237467500005,-291.892780865,-292.963187055,-294.033593245,-295.10399943500005,-296.174405625,-297.244811815,-298.315218005,-299.38562419500005,-300.456030385,-301.526436575,-302.596842765,-303.66724895500005,-304.737655145,-305.808061335,-306.878467525,-307.94887371500005,-309.019279905)
rate=c(1.7048775970947674, 3.7267043472042265,7.955104601036087,16.31617368909301,23.18955917648405,25.22187277808005,25.601684807210937,25.731317320772888,25.807030395368802,25.853705672821146,25.880193298403118,25.888030056435568,25.88726621559945,25.878613229116137,25.862460449371707,25.841470020231473,25.793047540417234,25.717102109170327,25.67899685598657,25.628126965260435,25.557913042097532,25.44874045143391,25.266849017784686,24.91024080541243,24.40075205607164,23.58376562795538,22.53329336523718,20.481988362034052,17.62649314479801,15.654362210139995,12.59236639312283,10.34178382581458,7.194814508331174,5.669409007359601,5.468690173754649,5.295681257210755,4.317387084627907,2.767394584015693,2.737393939376046,2.7156999521972405,2.6669516003193787,2.561984357050718,2.040440452636722,2.4479131876569444,2.4486303991193066,2.425966558388971,1.9579489263936216,2.357511093104032,2.707393589556248,3.57313408769579,4.807142636227682,5.487886160534552,5.881914856684817,6.017349452599693,6.106371730662146,6.144737929127816,6.163876290095808,6.192082875521526,6.57456592898577,7.837117587615808,8.505348843960064,8.695114518574995,8.80481228081619,8.909375029690816,8.996225509108829,9.101044968920888,9.273690544876288,9.568029468774325,10.042932666213554,10.590962391571766,11.047028221482671,11.34802966441383,11.489148367325768,11.556880249703674,11.604953647522803,11.636417519396796,11.665770167306704,11.68530316102202,11.699686613090705,11.712319207485317,11.722879555005386,11.7267026278903,11.728915573083933,11.72965196226603,11.728831118360272,11.727696982055434,11.724837543146766,11.71741943629112,11.689803331885871,11.638925979732484,11.317352997419956,10.307950188568514,9.961612534705722,9.869316637897194,9.644491706482869,8.979698475061396,7.036498456888172,5.138415577250926,1.9503673972984097,1.8341026714086315)
minHPD=c(1.7048775970947674, 3.7267043472042265,7.955104601036087,16.31617368909301,23.18955917648405,25.22187277808005,25.601684807210937,25.731317320772888,25.807030395368802,25.853705672821146,25.880193298403118,25.888030056435568,25.88726621559945,25.878613229116137,25.862460449371707,25.841470020231473,25.793047540417234,25.717102109170327,25.67899685598657,25.628126965260435,25.557913042097532,25.44874045143391,25.266849017784686,24.91024080541243,24.40075205607164,23.58376562795538,22.53329336523718,20.481988362034052,17.62649314479801,15.654362210139995,12.59236639312283,10.34178382581458,7.194814508331174,5.669409007359601,5.468690173754649,5.295681257210755,4.317387084627907,2.767394584015693,2.737393939376046,2.7156999521972405,2.6669516003193787,2.561984357050718,2.040440452636722,2.4479131876569444,2.4486303991193066,2.425966558388971,1.9579489263936216,2.357511093104032,2.707393589556248,3.57313408769579,4.807142636227682,5.487886160534552,5.881914856684817,6.017349452599693,6.106371730662146,6.144737929127816,6.163876290095808,6.192082875521526,6.57456592898577,7.837117587615808,8.505348843960064,8.695114518574995,8.80481228081619,8.909375029690816,8.996225509108829,9.101044968920888,9.273690544876288,9.568029468774325,10.042932666213554,10.590962391571766,11.047028221482671,11.34802966441383,11.489148367325768,11.556880249703674,11.604953647522803,11.636417519396796,11.665770167306704,11.68530316102202,11.699686613090705,11.712319207485317,11.722879555005386,11.7267026278903,11.728915573083933,11.72965196226603,11.728831118360272,11.727696982055434,11.724837543146766,11.71741943629112,11.689803331885871,11.638925979732484,11.317352997419956,10.307950188568514,9.961612534705722,9.869316637897194,9.644491706482869,8.979698475061396,7.036498456888172,5.138415577250926,1.9503673972984097,1.8341026714086315)
maxHPD=c(1.7048775970947674, 3.7267043472042265,7.955104601036087,16.31617368909301,23.18955917648405,25.22187277808005,25.601684807210937,25.731317320772888,25.807030395368802,25.853705672821146,25.880193298403118,25.888030056435568,25.88726621559945,25.878613229116137,25.862460449371707,25.841470020231473,25.793047540417234,25.717102109170327,25.67899685598657,25.628126965260435,25.557913042097532,25.44874045143391,25.266849017784686,24.91024080541243,24.40075205607164,23.58376562795538,22.53329336523718,20.481988362034052,17.62649314479801,15.654362210139995,12.59236639312283,10.34178382581458,7.194814508331174,5.669409007359601,5.468690173754649,5.295681257210755,4.317387084627907,2.767394584015693,2.737393939376046,2.7156999521972405,2.6669516003193787,2.561984357050718,2.040440452636722,2.4479131876569444,2.4486303991193066,2.425966558388971,1.9579489263936216,2.357511093104032,2.707393589556248,3.57313408769579,4.807142636227682,5.487886160534552,5.881914856684817,6.017349452599693,6.106371730662146,6.144737929127816,6.163876290095808,6.192082875521526,6.57456592898577,7.837117587615808,8.505348843960064,8.695114518574995,8.80481228081619,8.909375029690816,8.996225509108829,9.101044968920888,9.273690544876288,9.568029468774325,10.042932666213554,10.590962391571766,11.047028221482671,11.34802966441383,11.489148367325768,11.556880249703674,11.604953647522803,11.636417519396796,11.665770167306704,11.68530316102202,11.699686613090705,11.712319207485317,11.722879555005386,11.7267026278903,11.728915573083933,11.72965196226603,11.728831118360272,11.727696982055434,11.724837543146766,11.71741943629112,11.689803331885871,11.638925979732484,11.317352997419956,10.307950188568514,9.961612534705722,9.869316637897194,9.644491706482869,8.979698475061396,7.036498456888172,5.138415577250926,1.9503673972984097,1.8341026714086315)
remove_na = !is.na(rate)
time = time[remove_na]
plot(time,time,type = 'n', ylim = c(0.1859357134044651, 1.454491689313848), xlim = c(-309.554483,-202.513864), ylab = 'Log10 Mean longevity', xlab = 'Time',main='Longevity' )
polygon(c(time, rev(time)), c(log10(maxHPD[remove_na]), rev(log10(minHPD[remove_na]))), col = alpha('#756bb1',0.3), border = NA)
lines(time,log10(rate[remove_na]), col = '#756bb1', lwd=4)

n <- dev.off()
